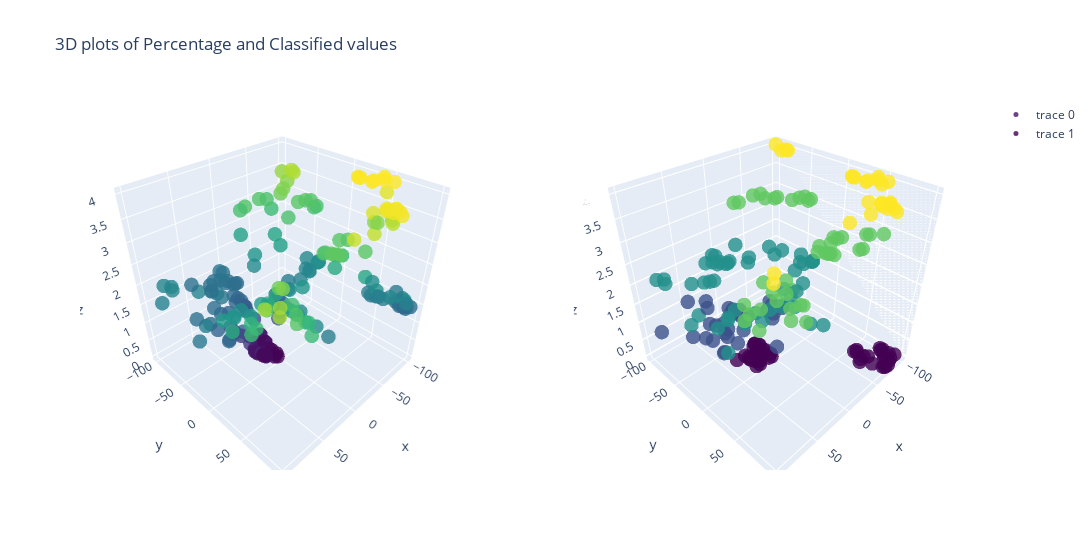

The notebook cell this image was saved under:
### Code cell
r5.plot_combined(XY_rings5_sparse_train)

### Figure 1 — Plotly figure (JSON) as saved in the notebook; plotly's stock layout.template omitted (floating-point values rounded to 4 significant figures; data arrays with more than 128 entries replaced by an {"elided": "..."} marker saying what was removed)
{"data": [{"marker": {"color": {"elided": "200 float values"}, "colorscale": [[0, "#440154"], [0.1111, "#482878"], [0.2222, "#3e4989"], [0.3333, "#31688e"], [0.4444, "#26828e"], [0.5556, "#1f9e89"], [0.6667, "#35b779"], [0.7778, "#6ece58"], [0.8889, "#b5de2b"], [1, "#fde725"]], "opacity": 0.8, "size": 5}, "mode": "markers", "scene": "scene", "type": "scatter3d", "x": {"elided": "200 float values"}, "y": {"elided": "200 float values"}, "z": {"elided": "200 float values"}}, {"marker": {"color": {"elided": "200 int values"}, "colorscale": [[0, "#440154"], [0.1111, "#482878"], [0.2222, "#3e4989"], [0.3333, "#31688e"], [0.4444, "#26828e"], [0.5556, "#1f9e89"], [0.6667, "#35b779"], [0.7778, "#6ece58"], [0.8889, "#b5de2b"], [1, "#fde725"]], "opacity": 0.8, "size": 5}, "mode": "markers", "scene": "scene2", "type": "scatter3d", "x": {"elided": "200 float values"}, "y": {"elided": "200 float values"}, "z": {"elided": "200 int values"}}], "layout": {"height": 550, "scene": {"domain": {"x": [0, 0.45], "y": [0, 1]}}, "scene2": {"domain": {"x": [0.55, 1], "y": [0, 1]}}, "title": {"text": "3D plots of Percentage and Classified values"}, "width": 1100}}
